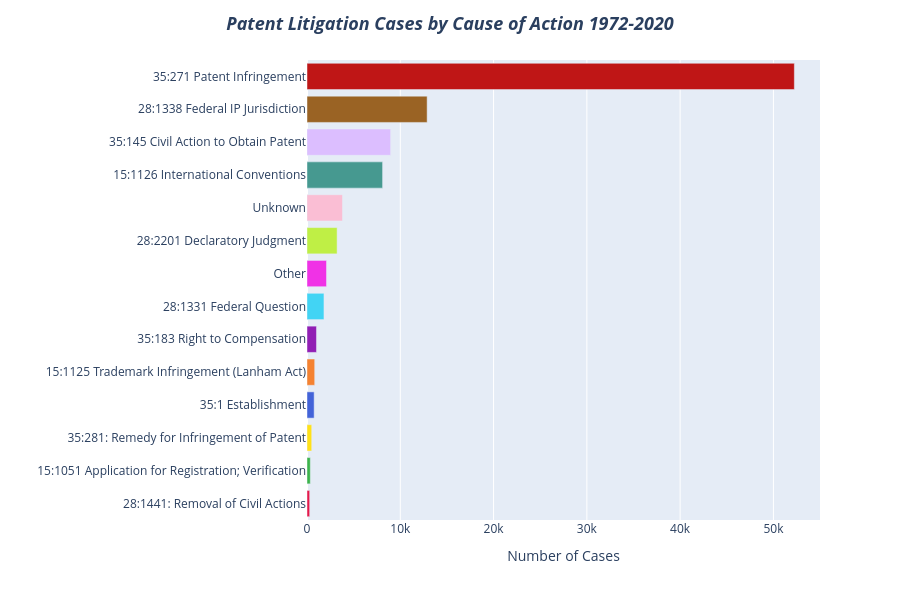

The code cell stored with this chart in its notebook:
### Code cell
threshold = 200
vc = cases['case_cause_uscode'].value_counts()

main = vc[vc >= threshold]
other_count = vc[vc < threshold].sum()


main = vc[vc >= threshold]
other_count = vc[vc < threshold].sum()

chart_data = pd.concat([main, pd.Series({"Other": other_count})])
chart_data = chart_data.sort_values()

# high contrast color sequence
colors = [
    "#e6194b", "#3cb44b", "#ffe119", "#4363d8", "#f58231",
    "#911eb4", "#42d4f4", "#f032e6", "#bfef45", "#fabed4",
    "#469990", "#dcbeff", "#9A6324", "#BF1616", "#800000",
    "#aaffc3", "#808000", "#470505", "#000075", "#a9a9a9"
]

fig = px.bar(
    chart_data,
    orientation='h',
    labels={"index": "US Code", "value": "Number of Cases"},
    color=chart_data.index,
    color_discrete_sequence=colors
)

fig.update_layout(
    height=600,
    xaxis_title="Number of Cases",
    margin=dict(l=300),
    yaxis_title="",
    showlegend=False,
    title={
        'text': "<b><i>Patent Litigation Cases by Cause of Action 1972-2020</i></b>",
        'x': 0.5,
        'xanchor': 'center',
        'font': {'size': 18}
    }
)

fig.show()

### Figure 1 — Plotly figure (JSON) as saved in the notebook; plotly's stock layout.template omitted (floating-point values rounded to 4 significant figures)
{"data": [{"hovertemplate": "color=28:1441: Removal of Civil Actions<br>Number of Cases=%{x}<br>US Code=%{y}<extra></extra>", "legendgroup": "28:1441: Removal of Civil Actions", "marker": {"color": "#e6194b", "pattern": {"shape": ""}}, "name": "28:1441: Removal of Civil Actions", "orientation": "h", "showlegend": true, "textposition": "auto", "type": "bar", "x": [286], "xaxis": "x", "y": ["28:1441: Removal of Civil Actions"], "yaxis": "y"}, {"hovertemplate": "color=15:1051 Application for Registration; Verification<br>Number of Cases=%{x}<br>US Code=%{y}<extra></extra>", "legendgroup": "15:1051 Application for Registration; Verification", "marker": {"color": "#3cb44b", "pattern": {"shape": ""}}, "name": "15:1051 Application for Registration; Verification", "orientation": "h", "showlegend": true, "textposition": "auto", "type": "bar", "x": [355], "xaxis": "x", "y": ["15:1051 Application for Registration; Verification"], "yaxis": "y"}, {"hovertemplate": "color=35:281: Remedy for Infringement of Patent<br>Number of Cases=%{x}<br>US Code=%{y}<extra></extra>", "legendgroup": "35:281: Remedy for Infringement of Patent", "marker": {"color": "#ffe119", "pattern": {"shape": ""}}, "name": "35:281: Remedy for Infringement of Patent", "orientation": "h", "showlegend": true, "textposition": "auto", "type": "bar", "x": [506], "xaxis": "x", "y": ["35:281: Remedy for Infringement of Patent"], "yaxis": "y"}, {"hovertemplate": "color=35:1 Establishment<br>Number of Cases=%{x}<br>US Code=%{y}<extra></extra>", "legendgroup": "35:1 Establishment", "marker": {"color": "#4363d8", "pattern": {"shape": ""}}, "name": "35:1 Establishment", "orientation": "h", "showlegend": true, "textposition": "auto", "type": "bar", "x": [766], "xaxis": "x", "y": ["35:1 Establishment"], "yaxis": "y"}, {"hovertemplate": "color=15:1125 Trademark Infringement (Lanham Act)<br>Number of Cases=%{x}<br>US Code=%{y}<extra></extra>", "legendgroup": "15:1125 Trademark Infringement (Lanham Act)", "marker": {"color": "#f58231", "pattern": {"shape": ""}}, "name": "15:1125 Trademark Infringement (Lanham Act)", "orientation": "h", "showlegend": true, "textposition": "auto", "type": "bar", "x": [825], "xaxis": "x", "y": ["15:1125 Trademark Infringement (Lanham Act)"], "yaxis": "y"}, {"hovertemplate": "color=35:183 Right to Compensation<br>Number of Cases=%{x}<br>US Code=%{y}<extra></extra>", "legendgroup": "35:183 Right to Compensation", "marker": {"color": "#911eb4", "pattern": {"shape": ""}}, "name": "35:183 Right to Compensation", "orientation": "h", "showlegend": true, "textposition": "auto", "type": "bar", "x": [1016], "xaxis": "x", "y": ["35:183 Right to Compensation"], "yaxis": "y"}, {"hovertemplate": "color=28:1331 Federal Question<br>Number of Cases=%{x}<br>US Code=%{y}<extra></extra>", "legendgroup": "28:1331 Federal Question", "marker": {"color": "#42d4f4", "pattern": {"shape": ""}}, "name": "28:1331 Federal Question", "orientation": "h", "showlegend": true, "textposition": "auto", "type": "bar", "x": [1818], "xaxis": "x", "y": ["28:1331 Federal Question"], "yaxis": "y"}, {"hovertemplate": "color=Other<br>Number of Cases=%{x}<br>US Code=%{y}<extra></extra>", "legendgroup": "Other", "marker": {"color": "#f032e6", "pattern": {"shape": ""}}, "name": "Other", "orientation": "h", "showlegend": true, "textposition": "auto", "type": "bar", "x": [2091], "xaxis": "x", "y": ["Other"], "yaxis": "y"}, {"hovertemplate": "color=28:2201 Declaratory Judgment<br>Number of Cases=%{x}<br>US Code=%{y}<extra></extra>", "legendgroup": "28:2201 Declaratory Judgment", "marker": {"color": "#bfef45", "pattern": {"shape": ""}}, "name": "28:2201 Declaratory Judgment", "orientation": "h", "showlegend": true, "textposition": "auto", "type": "bar", "x": [3229], "xaxis": "x", "y": ["28:2201 Declaratory Judgment"], "yaxis": "y"}, {"hovertemplate": "color=Unknown<br>Number of Cases=%{x}<br>US Code=%{y}<extra></extra>", "legendgroup": "Unknown", "marker": {"color": "#fabed4", "pattern": {"shape": ""}}, "name": "Unknown", "orientation": "h", "showlegend": true, "textposition": "auto", "type": "bar", "x": [3802], "xaxis": "x", "y": ["Unknown"], "yaxis": "y"}, {"hovertemplate": "color=15:1126 International Conventions<br>Number of Cases=%{x}<br>US Code=%{y}<extra></extra>", "legendgroup": "15:1126 International Conventions", "marker": {"color": "#469990", "pattern": {"shape": ""}}, "name": "15:1126 International Conventions", "orientation": "h", "showlegend": true, "textposition": "auto", "type": "bar", "x": [8103], "xaxis": "x", "y": ["15:1126 International Conventions"], "yaxis": "y"}, {"hovertemplate": "color=35:145 Civil Action to Obtain Patent<br>Number of Cases=%{x}<br>US Code=%{y}<extra></extra>", "legendgroup": "35:145 Civil Action to Obtain Patent", "marker": {"color": "#dcbeff", "pattern": {"shape": ""}}, "name": "35:145 Civil Action to Obtain Patent", "orientation": "h", "showlegend": true, "textposition": "auto", "type": "bar", "x": [8962], "xaxis": "x", "y": ["35:145 Civil Action to Obtain Patent"], "yaxis": "y"}, {"hovertemplate": "color=28:1338 Federal IP Jurisdiction<br>Number of Cases=%{x}<br>US Code=%{y}<extra></extra>", "legendgroup": "28:1338 Federal IP Jurisdiction", "marker": {"color": "#9A6324", "pattern": {"shape": ""}}, "name": "28:1338 Federal IP Jurisdiction", "orientation": "h", "showlegend": true, "textposition": "auto", "type": "bar", "x": [12879], "xaxis": "x", "y": ["28:1338 Federal IP Jurisdiction"], "yaxis": "y"}, {"hovertemplate": "color=35:271 Patent Infringement<br>Number of Cases=%{x}<br>US Code=%{y}<extra></extra>", "legendgroup": "35:271 Patent Infringement", "marker": {"color": "#BF1616", "pattern": {"shape": ""}}, "name": "35:271 Patent Infringement", "orientation": "h", "showlegend": true, "textposition": "auto", "type": "bar", "x": [52243], "xaxis": "x", "y": ["35:271 Patent Infringement"], "yaxis": "y"}], "layout": {"barmode": "relative", "height": 600, "legend": {"title": {"text": "color"}, "tracegroupgap": 0}, "margin": {"l": 300, "t": 60}, "showlegend": false, "title": {"font": {"size": 18}, "text": "<b><i>Patent Litigation Cases by Cause of Action 1972-2020</i></b>", "x": 0.5, "xanchor": "center"}, "xaxis": {"anchor": "y", "domain": [0, 1], "title": {"text": "Number of Cases"}}, "yaxis": {"anchor": "x", "domain": [0, 1], "title": {"text": ""}}}}
